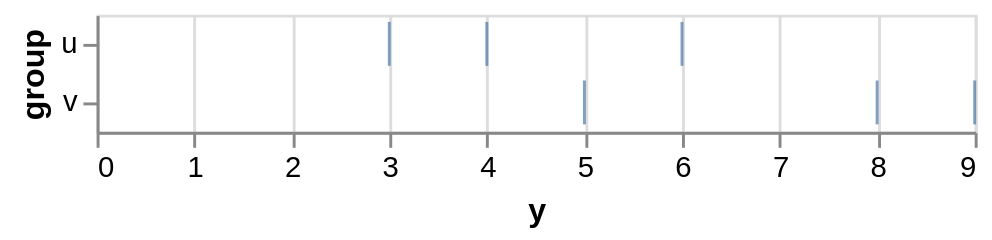

Describe this chart as a Vega-Lite specification.
### Vega-Lite specification from a JSON file in a GitHub repository (floating-point values rounded to 4 significant figures)
{"$schema": "https://vega.github.io/schema/vega-lite/v6.json", "data": {"values": [{"group": "u", "size": 10, "x": 1, "y": 3}, {"group": "v", "size": 40, "x": 2, "y": 5}, {"group": "u", "size": 20, "x": 3, "y": 4}, {"group": "v", "size": 80, "x": 4, "y": 8}, {"group": "u", "size": 30, "x": 5, "y": 6}, {"group": "v", "size": 60, "x": 6, "y": 9}]}, "description": "A strip plot of ticks.", "encoding": {"x": {"field": "y", "type": "quantitative"}, "y": {"field": "group", "type": "nominal"}}, "mark": "tick", "usermeta": {"easel": {"standin_ratio": 0.0649, "threshold": 0.09}}}
